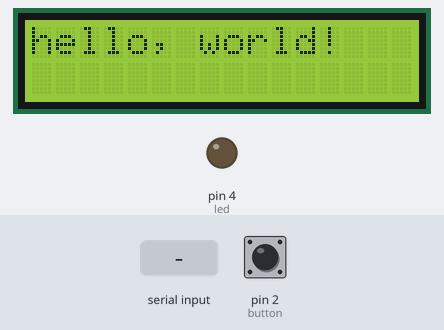
A sketch run on a simulated Arduino Uno, built with avr-gcc and run on an emulated ATmega328P. Shown: 16×2 character LCD, output pins drawn as LEDs (lit = HIGH). The test bench sets the inputs (shaded band); at power-on: pin 2 (button) LOW. What the sketch prints to the serial monitor is not drawn.

Above: at 1.2 s.
1.3 s: "30,150\n" received over the second serial link
At 2.5 s:
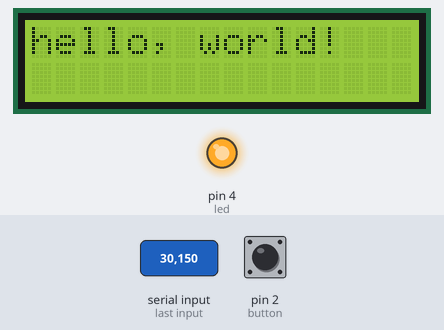
2.8 s: "90,45\n" received over the second serial link
At 3.9 s:
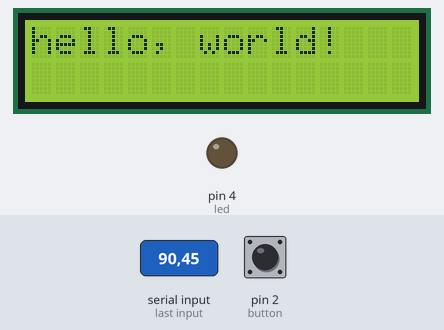
Timing chart, 0 to 5.8 s (numbered marks = the images above; inputs shaded):
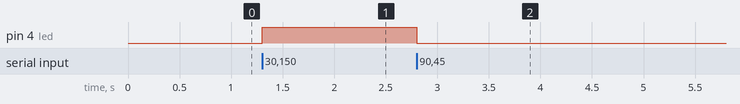

Measured:
- after the input at 1.3 s, pin 4 (led): LOW → HIGH at once
- after the input at 2.8 s, pin 4 (led): HIGH → LOW at once

The sketch:

prototype2.ino
```cpp
// include the library code for LCD display
#include <LiquidCrystal.h>
#include <SoftwareSerial.h>

//Pins
const int led = 4; //gate
const int button = 2;
const int esu = 3; //power source from esu (through transistor)
//LCD pins
const int rs = 5, en = 6, d4 = 7, d5 = 8, d6 = 9, d7 = 10;
LiquidCrystal lcd(rs, en, d4, d5, d6, d7);
SoftwareSerial mySerial(10, 11); // RX (O2 Pin 3), TX (O2 Pin 4)

uint32_t rawValue;
float pressurediff;
String pressure;

const long MAXIMUM_DIST = 23300;
int buttonState = 0;


void setup() {
  //Define input and output pins

  pinMode(led, OUTPUT);

  pinMode(button, INPUT);
  digitalWrite(led, LOW);
  Serial.begin(9600);
  mySerial.begin(9600); //for O2 sensor
  Serial.write("hi new\n");

  //set up the LCD's number of columns and rows:
  lcd.begin(16, 2);
  lcd.print("hello, world!");
}

void loop() {
  //PRESSURE, O2
  if (mySerial.available()) {
    String output = mySerial.readStringUntil('\n');
    String val = output.substring(3,8);
    char* oxygen = (char*) malloc(sizeof(char)*(val.length() + 1));
    val.toCharArray(oxygen, val.length() + 1);
    Serial.write("in loop\n");
    Serial.print(oxygen);
    Serial.write("after o2\n");

    Serial.write('\n');

    String o2(oxygen);
    Serial.print(o2);


  /*if (mySerial.available()) {
    Serial.write(mySerial.read());
  }

  rawValue = analogRead(A0); //pressure pin
  float voltage = rawValue/1024.0*5.0;
  //Serial.println(voltage);
  pressurediff = ((voltage/5)-0.04)/0.009;
  actualpressure = 101.325-pressurediff;
  //Serial.println(rawValue);
  Serial.print("PRESSURE: ");
  Serial.println(actualpressure);*/


  /*//LCD CODE
  // set the cursor to (16,1):
  lcd.setCursor(16, 1);
  // set the display to automatically scroll:
  lcd.autoscroll();
  // print pressure
  lcd.print(pressure);
  delay(500); */


  //BUTTON
  //Read the state of the button
  buttonState = digitalRead(button);
  //Serial.println(buttonState);
  if (buttonState == 1) {
    //turn esu voltage on:
    digitalWrite(esu, HIGH);
  } else {
    digitalWrite(esu, LOW);
  }

  //SHUTOFF

  //If pressure < 0, turn off gate voltage
  if (o2.toFloat() < 100.0){
    digitalWrite(led, LOW);
  } else{
    digitalWrite(led, HIGH);
  }
  delay(300);
}
}
```
